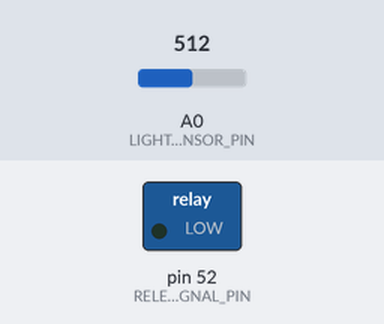
This sketch was run on a simulated Arduino Mega 2560, built with avr-gcc and run on an emulated ATmega2560. Parts: switched loads named in the sketch (green lamp = pin HIGH). The inputs (shaded band) are chosen by the test bench; at power-on: A0 (LIGHT_SENSOR_PIN) = 512.

Above: at 1.2 s.
1.3 s: A0 (LIGHT_SENSOR_PIN) set to 218
2.8 s: A0 (LIGHT_SENSOR_PIN) set to 188
At 4.0 s:
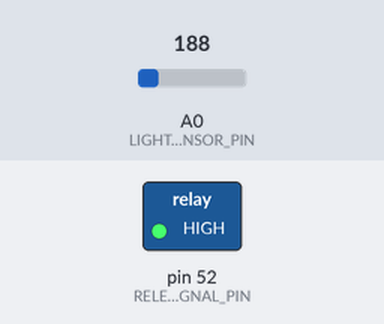
4.3 s: A0 (LIGHT_SENSOR_PIN) set to 306
At 5.4 s:
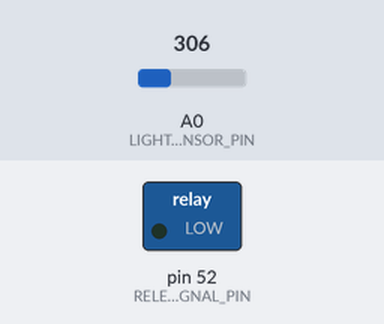
5.8 s: A0 (LIGHT_SENSOR_PIN) set to 122
At 6.5 s:
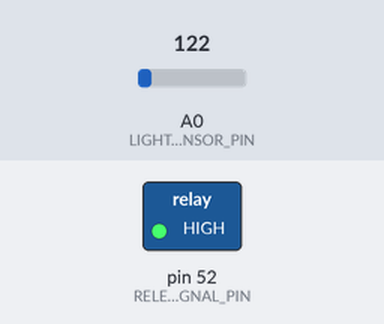
Timing chart, 0 to 8.3 s (numbered marks = the images above; inputs shaded):
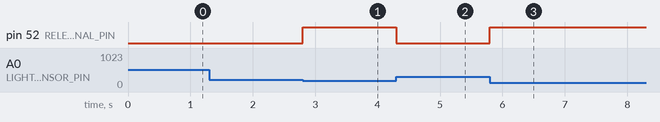

The sketch:

aprinderea_farurilor.ino
```cpp
#define LIGHT_SENSOR_PIN A0
#define TURN_OFF_FARURI_VALUE 200
#define RELEU_CONTROL_SIGNAL_PIN 52
/*
 * INFORMATIE DESPRE UN TUTORIAL  https://create.arduino.cc/projecthub/iasonas-christoulakis/set-up-a-5v-relay-on-the-arduino-0b37ff
 */
void check_light_value();

void setup()
{
  pinMode(RELEU_CONTROL_SIGNAL_PIN, OUTPUT);
}

void loop()
{
  check_light_value();
}

void check_light_value()
{
  int sensor_value = analogRead(LIGHT_SENSOR_PIN);
  if (sensor_value > TURN_OFF_FARURI_VALUE)
  {
    digitalWrite(RELEU_CONTROL_SIGNAL_PIN, LOW);
  }
  else
  {
    digitalWrite(RELEU_CONTROL_SIGNAL_PIN, HIGH);
  }
}
```

Measured:
- the behaviour switches between 201 and 200 on A0 (LIGHT_SENSOR_PIN) (found by bisection; images 0 and 1)
- after the input at 1.3 s, every drawn part: stays the same
- after the input at 2.8 s, pin 52 (RELEU_CONTROL_SIGNAL_PIN): LOW → HIGH at once
- after the input at 4.3 s, pin 52 (RELEU_CONTROL_SIGNAL_PIN): HIGH → LOW at once
- after the input at 5.8 s, pin 52 (RELEU_CONTROL_SIGNAL_PIN): LOW → HIGH at once
